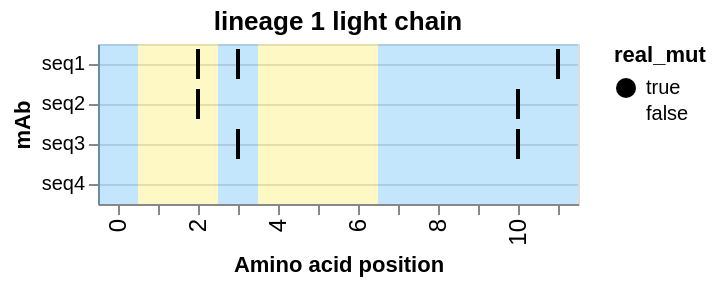

Vega-Lite specification for this chart:
### Vega-Lite specification from a JSON file in a GitHub repository (floating-point values rounded to 4 significant figures)
{"config": {"view": {"continuousWidth": 400, "continuousHeight": 300}}, "layer": [{"data": {"values": [{"type": "naive", "index": 0, "seq_id": "seq1", "position": 0, "mut_from": "A", "mut_to": "A", "region": "Framework", "framework": true, "radical": false, "real_mut": false}, {"type": "naive", "index": 0, "seq_id": "seq1", "position": 3, "mut_from": "T", "mut_to": "G", "region": "Framework", "framework": true, "radical": false, "real_mut": true}, {"type": "naive", "index": 0, "seq_id": "seq1", "position": 7, "mut_from": "G", "mut_to": "G", "region": "Framework", "framework": true, "radical": false, "real_mut": false}, {"type": "naive", "index": 0, "seq_id": "seq1", "position": 8, "mut_from": "A", "mut_to": "A", "region": "Framework", "framework": true, "radical": false, "real_mut": false}, {"type": "naive", "index": 0, "seq_id": "seq1", "position": 9, "mut_from": "T", "mut_to": "T", "region": "Framework", "framework": true, "radical": false, "real_mut": false}, {"type": "naive", "index": 0, "seq_id": "seq1", "position": 10, "mut_from": "C", "mut_to": "C", "region": "Framework", "framework": true, "radical": false, "real_mut": false}, {"type": "naive", "index": 0, "seq_id": "seq1", "position": 11, "mut_from": "A", "mut_to": "G", "region": "Framework", "framework": true, "radical": false, "real_mut": true}]}, "mark": {"type": "rect", "color": "#169cf5", "opacity": 0.25}, "encoding": {"x": {"type": "ordinal", "field": "position"}}}, {"data": {"values": [{"type": "naive", "index": 0, "seq_id": "seq1", "position": 1, "mut_from": "T", "mut_to": "T", "region": "CDR", "framework": false, "radical": false, "real_mut": false}, {"type": "naive", "index": 0, "seq_id": "seq1", "position": 2, "mut_from": "T", "mut_to": "C", "region": "CDR", "framework": false, "radical": true, "real_mut": true}, {"type": "naive", "index": 0, "seq_id": "seq1", "position": 4, "mut_from": "A", "mut_to": "A", "region": "CDR", "framework": false, "radical": false, "real_mut": false}, {"type": "naive", "index": 0, "seq_id": "seq1", "position": 5, "mut_from": "T", "mut_to": "T", "region": "CDR", "framework": false, "radical": false, "real_mut": false}, {"type": "naive", "index": 0, "seq_id": "seq1", "position": 6, "mut_from": "C", "mut_to": "C", "region": "CDR", "framework": false, "radical": false, "real_mut": false}]}, "mark": {"type": "rect", "color": "#f5e216", "opacity": 0.25}, "encoding": {"x": {"type": "ordinal", "field": "position"}}}, {"data": {"values": [{"type": "naive", "index": 0, "seq_id": "seq1", "position": 0, "mut_from": "A", "mut_to": "A", "region": "Framework", "framework": true, "radical": false, "real_mut": false}, {"type": "naive", "index": 0, "seq_id": "seq1", "position": 1, "mut_from": "T", "mut_to": "T", "region": "CDR", "framework": false, "radical": false, "real_mut": false}, {"type": "naive", "index": 0, "seq_id": "seq1", "position": 2, "mut_from": "T", "mut_to": "C", "region": "CDR", "framework": false, "radical": true, "real_mut": true}, {"type": "naive", "index": 0, "seq_id": "seq1", "position": 3, "mut_from": "T", "mut_to": "G", "region": "Framework", "framework": true, "radical": false, "real_mut": true}, {"type": "naive", "index": 0, "seq_id": "seq1", "position": 4, "mut_from": "A", "mut_to": "A", "region": "CDR", "framework": false, "radical": false, "real_mut": false}, {"type": "naive", "index": 0, "seq_id": "seq1", "position": 5, "mut_from": "T", "mut_to": "T", "region": "CDR", "framework": false, "radical": false, "real_mut": false}, {"type": "naive", "index": 0, "seq_id": "seq1", "position": 6, "mut_from": "C", "mut_to": "C", "region": "CDR", "framework": false, "radical": false, "real_mut": false}, {"type": "naive", "index": 0, "seq_id": "seq1", "position": 7, "mut_from": "G", "mut_to": "G", "region": "Framework", "framework": true, "radical": false, "real_mut": false}, {"type": "naive", "index": 0, "seq_id": "seq1", "position": 8, "mut_from": "A", "mut_to": "A", "region": "Framework", "framework": true, "radical": false, "real_mut": false}, {"type": "naive", "index": 0, "seq_id": "seq1", "position": 9, "mut_from": "T", "mut_to": "T", "region": "Framework", "framework": true, "radical": false, "real_mut": false}, {"type": "naive", "index": 0, "seq_id": "seq1", "position": 10, "mut_from": "C", "mut_to": "C", "region": "Framework", "framework": true, "radical": false, "real_mut": false}, {"type": "naive", "index": 0, "seq_id": "seq1", "position": 11, "mut_from": "A", "mut_to": "G", "region": "Framework", "framework": true, "radical": false, "real_mut": true}, {"type": "lineage_member", "index": 1, "seq_id": " seq2", "position": 0, "mut_from": "A", "mut_to": "A", "region": "Framework", "framework": true, "radical": false, "real_mut": false}, {"type": "lineage_member", "index": 1, "seq_id": " seq2", "position": 1, "mut_from": "T", "mut_to": "T", "region": "CDR", "framework": false, "radical": false, "real_mut": false}, {"type": "lineage_member", "index": 1, "seq_id": " seq2", "position": 2, "mut_from": "T", "mut_to": "C", "region": "CDR", "framework": false, "radical": true, "real_mut": true}, {"type": "lineage_member", "index": 1, "seq_id": " seq2", "position": 3, "mut_from": "T", "mut_to": "T", "region": "Framework", "framework": true, "radical": false, "real_mut": false}, {"type": "lineage_member", "index": 1, "seq_id": " seq2", "position": 4, "mut_from": "A", "mut_to": "A", "region": "CDR", "framework": false, "radical": false, "real_mut": false}, {"type": "lineage_member", "index": 1, "seq_id": " seq2", "position": 5, "mut_from": "T", "mut_to": "T", "region": "CDR", "framework": false, "radical": false, "real_mut": false}, {"type": "lineage_member", "index": 1, "seq_id": " seq2", "position": 6, "mut_from": "C", "mut_to": "C", "region": "CDR", "framework": false, "radical": false, "real_mut": false}, {"type": "lineage_member", "index": 1, "seq_id": " seq2", "position": 7, "mut_from": "G", "mut_to": "G", "region": "Framework", "framework": true, "radical": false, "real_mut": false}, {"type": "lineage_member", "index": 1, "seq_id": " seq2", "position": 8, "mut_from": "A", "mut_to": "A", "region": "Framework", "framework": true, "radical": false, "real_mut": false}, {"type": "lineage_member", "index": 1, "seq_id": " seq2", "position": 9, "mut_from": "T", "mut_to": "T", "region": "Framework", "framework": true, "radical": false, "real_mut": false}, {"type": "lineage_member", "index": 1, "seq_id": " seq2", "position": 10, "mut_from": "C", "mut_to": "A", "region": "Framework", "framework": true, "radical": true, "real_mut": true}, {"type": "lineage_member", "index": 1, "seq_id": " seq2", "position": 11, "mut_from": "A", "mut_to": "A", "region": "Framework", "framework": true, "radical": false, "real_mut": false}, {"type": "lineage_member", "index": 2, "seq_id": "  seq3", "position": 0, "mut_from": "A", "mut_to": "A", "region": "Framework", "framework": true, "radical": false, "real_mut": false}, {"type": "lineage_member", "index": 2, "seq_id": "  seq3", "position": 1, "mut_from": "T", "mut_to": "T", "region": "CDR", "framework": false, "radical": false, "real_mut": false}, {"type": "lineage_member", "index": 2, "seq_id": "  seq3", "position": 2, "mut_from": "T", "mut_to": "T", "region": "CDR", "framework": false, "radical": false, "real_mut": false}, {"type": "lineage_member", "index": 2, "seq_id": "  seq3", "position": 3, "mut_from": "T", "mut_to": "G", "region": "Framework", "framework": true, "radical": false, "real_mut": true}, {"type": "lineage_member", "index": 2, "seq_id": "  seq3", "position": 4, "mut_from": "A", "mut_to": "A", "region": "CDR", "framework": false, "radical": false, "real_mut": false}, {"type": "lineage_member", "index": 2, "seq_id": "  seq3", "position": 5, "mut_from": "T", "mut_to": "T", "region": "CDR", "framework": false, "radical": false, "real_mut": false}, {"type": "lineage_member", "index": 2, "seq_id": "  seq3", "position": 6, "mut_from": "C", "mut_to": "C", "region": "CDR", "framework": false, "radical": false, "real_mut": false}, {"type": "lineage_member", "index": 2, "seq_id": "  seq3", "position": 7, "mut_from": "G", "mut_to": "G", "region": "Framework", "framework": true, "radical": false, "real_mut": false}, {"type": "lineage_member", "index": 2, "seq_id": "  seq3", "position": 8, "mut_from": "A", "mut_to": "A", "region": "Framework", "framework": true, "radical": false, "real_mut": false}, {"type": "lineage_member", "index": 2, "seq_id": "  seq3", "position": 9, "mut_from": "T", "mut_to": "T", "region": "Framework", "framework": true, "radical": false, "real_mut": false}, {"type": "lineage_member", "index": 2, "seq_id": "  seq3", "position": 10, "mut_from": "C", "mut_to": "A", "region": "Framework", "framework": true, "radical": true, "real_mut": true}, {"type": "lineage_member", "index": 2, "seq_id": "  seq3", "position": 11, "mut_from": "A", "mut_to": "A", "region": "Framework", "framework": true, "radical": false, "real_mut": false}, {"type": "lineage_member", "index": 3, "seq_id": "   seq4", "position": 0, "mut_from": "A", "mut_to": "A", "region": "Framework", "framework": true, "radical": false, "real_mut": false}, {"type": "lineage_member", "index": 3, "seq_id": "   seq4", "position": 1, "mut_from": "T", "mut_to": "T", "region": "CDR", "framework": false, "radical": false, "real_mut": false}, {"type": "lineage_member", "index": 3, "seq_id": "   seq4", "position": 2, "mut_from": "T", "mut_to": "T", "region": "CDR", "framework": false, "radical": false, "real_mut": false}, {"type": "lineage_member", "index": 3, "seq_id": "   seq4", "position": 3, "mut_from": "T", "mut_to": "T", "region": "Framework", "framework": true, "radical": false, "real_mut": false}, {"type": "lineage_member", "index": 3, "seq_id": "   seq4", "position": 4, "mut_from": "A", "mut_to": "A", "region": "CDR", "framework": false, "radical": false, "real_mut": false}, {"type": "lineage_member", "index": 3, "seq_id": "   seq4", "position": 5, "mut_from": "T", "mut_to": "T", "region": "CDR", "framework": false, "radical": false, "real_mut": false}, {"type": "lineage_member", "index": 3, "seq_id": "   seq4", "position": 6, "mut_from": "C", "mut_to": "C", "region": "CDR", "framework": false, "radical": false, "real_mut": false}, {"type": "lineage_member", "index": 3, "seq_id": "   seq4", "position": 7, "mut_from": "G", "mut_to": "G", "region": "Framework", "framework": true, "radical": false, "real_mut": false}, {"type": "lineage_member", "index": 3, "seq_id": "   seq4", "position": 8, "mut_from": "A", "mut_to": "A", "region": "Framework", "framework": true, "radical": false, "real_mut": false}, {"type": "lineage_member", "index": 3, "seq_id": "   seq4", "position": 9, "mut_from": "T", "mut_to": "T", "region": "Framework", "framework": true, "radical": false, "real_mut": false}, {"type": "lineage_member", "index": 3, "seq_id": "   seq4", "position": 10, "mut_from": "C", "mut_to": "C", "region": "Framework", "framework": true, "radical": false, "real_mut": false}, {"type": "lineage_member", "index": 3, "seq_id": "   seq4", "position": 11, "mut_from": "A", "mut_to": "A", "region": "Framework", "framework": true, "radical": false, "real_mut": false}]}, "mark": {"type": "tick", "opacity": 1, "thickness": 2}, "encoding": {"color": {"type": "nominal", "field": "real_mut", "scale": {"domain": [true, false], "range": ["black", "transparent"]}}, "x": {"type": "ordinal", "axis": {"grid": false, "labelFontSize": 12, "labelOverlap": "parity", "labelSeparation": 10}, "field": "position", "title": "Amino acid position"}, "y": {"type": "nominal", "axis": {"grid": true, "labels": true, "orient": "left", "title": "mAb"}, "field": "seq_id", "sort": ["seq1", "seq2", "seq3", "seq4"], "title": "sequence"}}, "title": "lineage 1 light chain"}], "$schema": "https://vega.github.io/schema/vega-lite/v5.json", "data": {"values": [{"type": "naive", "index": 0, "seq_id": "seq1", "position": 0, "mut_from": "A", "mut_to": "A", "region": "Framework", "framework": true, "radical": false, "real_mut": false}, {"type": "naive", "index": 0, "seq_id": "seq1", "position": 3, "mut_from": "T", "mut_to": "G", "region": "Framework", "framework": true, "radical": false, "real_mut": true}, {"type": "naive", "index": 0, "seq_id": "seq1", "position": 7, "mut_from": "G", "mut_to": "G", "region": "Framework", "framework": true, "radical": false, "real_mut": false}, {"type": "naive", "index": 0, "seq_id": "seq1", "position": 8, "mut_from": "A", "mut_to": "A", "region": "Framework", "framework": true, "radical": false, "real_mut": false}, {"type": "naive", "index": 0, "seq_id": "seq1", "position": 9, "mut_from": "T", "mut_to": "T", "region": "Framework", "framework": true, "radical": false, "real_mut": false}, {"type": "naive", "index": 0, "seq_id": "seq1", "position": 10, "mut_from": "C", "mut_to": "C", "region": "Framework", "framework": true, "radical": false, "real_mut": false}, {"type": "naive", "index": 0, "seq_id": "seq1", "position": 11, "mut_from": "A", "mut_to": "G", "region": "Framework", "framework": true, "radical": false, "real_mut": true}]}}
